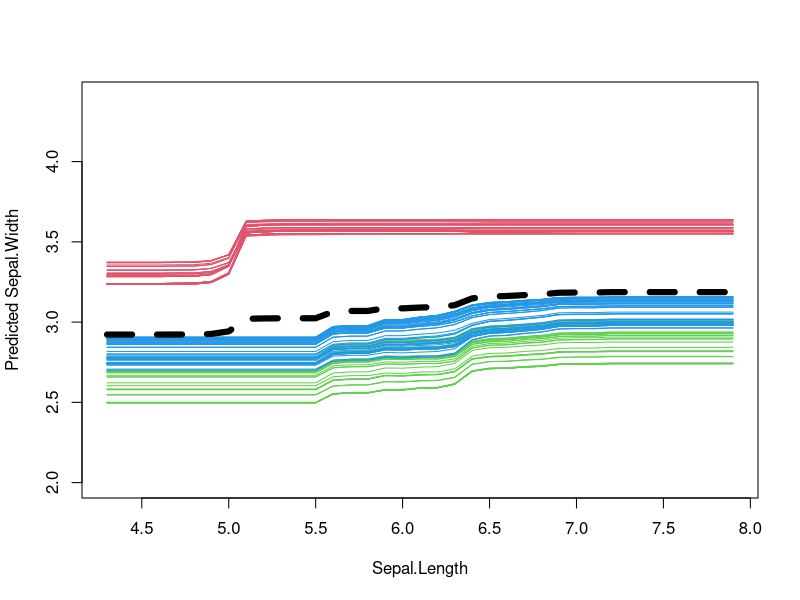

The R source for this figure:
#' Partial Dependency Plot colored according to
#' Species in the iris data.


library(party)
cfor_ctr <- cforest_unbiased(ntree = 500, mtry = 2)
rf.SepWid <- cforest(Sepal.Width~., data = iris, controls = cfor_ctr)
steps <- seq(min(iris$Sepal.Length), max(iris$Sepal.Length), by = 0.1)
predic <- matrix(NA, nrow=nrow(iris), ncol = length(steps))
for (i in 1:nrow(iris)){
  obs <- iris[i,]
  obs$Sepal.Width <- NULL # Remove column
  for(s in 1:length(steps)){
    obs$Sepal.Length <- steps[s]
    predic[i,s] <- predict(rf.SepWid, newdata=obs)
  }
}
plot(NULL, xlim=c(min(iris$Sepal.Length), max(iris$Sepal.Length)),
     ylim=c(min(iris$Sepal.Width), max(iris$Sepal.Width)),
     xlab='Sepal.Length', ylab='Predicted Sepal.Width')
for(l in 1:nrow(predic)){
  lines(x = steps, y = predic[l,], col=as.numeric(iris$Species[l])+1)
}
lines(x=steps, y=apply(predic, 2, mean), col=1, lwd=6, lty=2)
